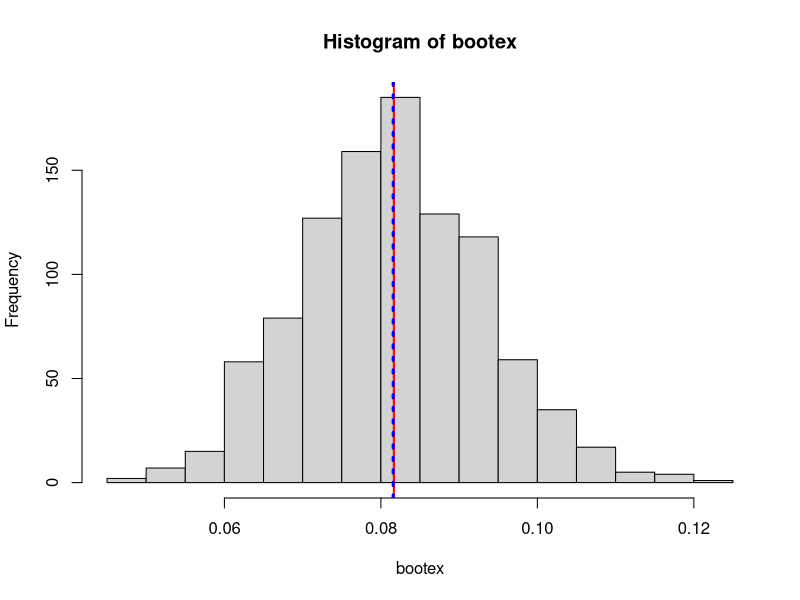

Reproduce this figure in R. (Note: this script raises an error after producing the figure.)
##########################################################
# Mariana Llamas-Cendon
# MSDS 6303 - 405
# Homework 4
# Second exponential distribution
# 19 Oct 2016
##########################################################

# Create an exponential distribution of 50 observations and a rate of 10

## initialize vector y to contain the exponential distribution 

y <- rexp(50, 10)

### Find the mean of the exponential distribution sample 

ybar <-mean(y)
ybar

## The number of replications for bootstrapping will remain at 1000 

### Initialize vector nsims to store the number of replications

nsims <- 1000

### Generate vector called bootex to coerce nsims into a numeric type (in case is not numeric)

bootex <- numeric(nsims)

### Use a for loop to bootstrap sample and obtain an estimate of the population mean

for (i in 1:nsims){
  bootsample <-sample(y, 50, replace=TRUE) # initialize vector bootsamps to get a sample for each of the 1000 repetitions, with replacement
  bootex[i] <- mean(bootsample)} # put the mean of that sample into vector bootmean, that will return 1000 sample means from the 1000 bootstrap samples

### Get a summary for the bootstrap sample
summary(bootex)

### Create histogram for vector bootran

hist(bootex)

### Identify the mean of the random normal distribution sample xbar on the histogram 

abline(v=ybar, col="red", lwd=2)

### Identify the mean of the bootstrap sample on the histogram

abline(v=mean(bootex), col="blue", lwd=3, lty=3)

### Compare to the mean of the normal distribution x

abline(v=22, col="cyan", lwd=2, lty=2)

### Calculate standard deviation of bootex

sd(bootrex)

### Calculate Mean Square Error of original exponential distribution sample

msqerror <- sd(y)/sqrt(50)
msqerror

